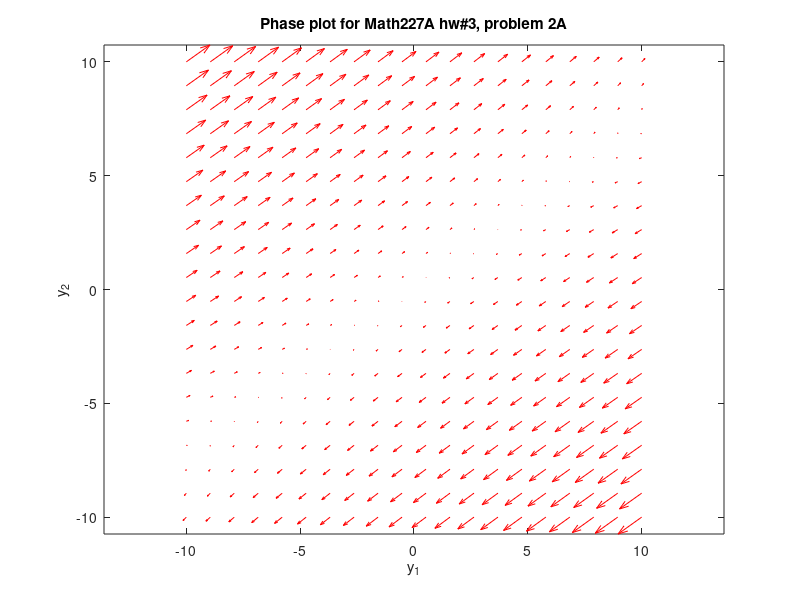

Reproduce this figure in MATLAB.
clear all; close all; clc;
% 10/23/20
% i stole most of this code from here: http://matlab.cheme.cmu.edu/2011/08/09/phase-portraits-of-a-system-of-odes/

%y(1) will be x
%(y(2) will be y
f = @(t,Y) [-3*Y(1)+4*Y(2); -2*Y(1)+3*Y(2)];

y1 = linspace(-10,10,20);
y2 = linspace(-10,10,20);

% creates two matrices one for all the x-values on the grid, and one for
% all the y-values on the grid. Note that x and y are matrices of the same
% size and shape, in this case 20 rows and 20 columns
[x,y] = meshgrid(y1,y2);
size(x);
size(y);

u = zeros(size(x));
v = zeros(size(x));

% we can use a single loop over each element to compute the derivatives at
% each point (y1, y2)
t=0; % we want the derivatives at each point at t=0, i.e. the starting time
for i = 1:numel(x)
    Yprime = f(t,[x(i); y(i)]);
    u(i) = Yprime(1);
    v(i) = Yprime(2);
end

quiver(x,y,u,v,'r'); figure(gcf)
xlabel('y_1')
ylabel('y_2')
axis tight equal;
title('Phase plot for Math227A hw#3, problem 2A')
